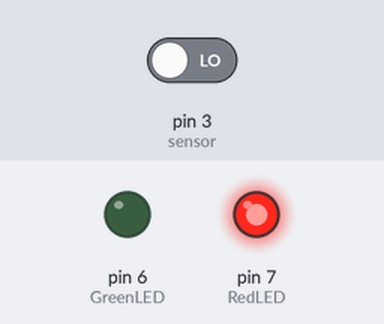
The sketch below on a simulated Arduino Uno, built with avr-gcc and run on an emulated ATmega328P. On the bench: output pins drawn as LEDs (lit = HIGH). The inputs (shaded band) are chosen by the test bench; at power-on: pin 3 (sensor) LOW.

Above: at 1.2 s.
1.3 s: pin 3 (sensor) driven HIGH
At 2.5 s:
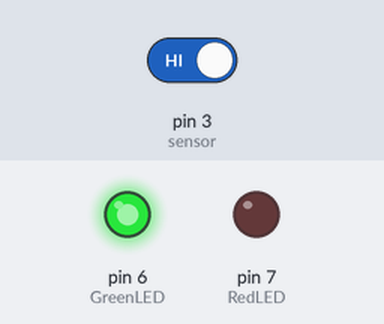
2.8 s: pin 3 (sensor) driven LOW
At 3.6 s:
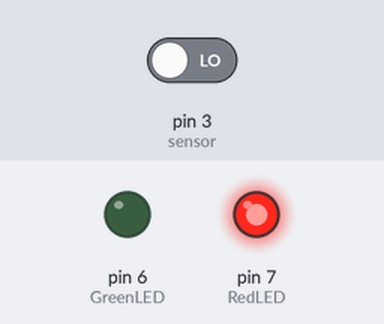
Timing chart, 0 to 5.8 s (numbered marks = the images above; inputs shaded):
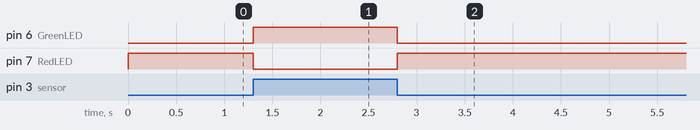

The sketch:

TiltSensor.ino
```cpp
// Define the sensor and LED pin numbers
const int sensor = 3;
const int GreenLED = 6;
const int RedLED = 7;

void setup() {
  pinMode(sensor, INPUT);    // Set the sensor pin as input
  pinMode(GreenLED, OUTPUT); // Set the green LED pin as output
  pinMode(RedLED, OUTPUT);   // Set the red LED pin as output
}

void loop() {
  // Turn on the green LED and turn off the red LED
  if (digitalRead(sensor) == HIGH) {
    digitalWrite(GreenLED, HIGH);
    digitalWrite(RedLED, LOW);
  } else {
    // Turn off the green LED and turn on the red LED
    digitalWrite(GreenLED, LOW);
    digitalWrite(RedLED, HIGH);
  }
}
```

Measured:
- after the input at 1.3 s, pin 6 (GreenLED): LOW → HIGH at once; pin 7 (RedLED): HIGH → LOW at once
- after the input at 2.8 s, pin 6 (GreenLED): HIGH → LOW at once; pin 7 (RedLED): LOW → HIGH at once
